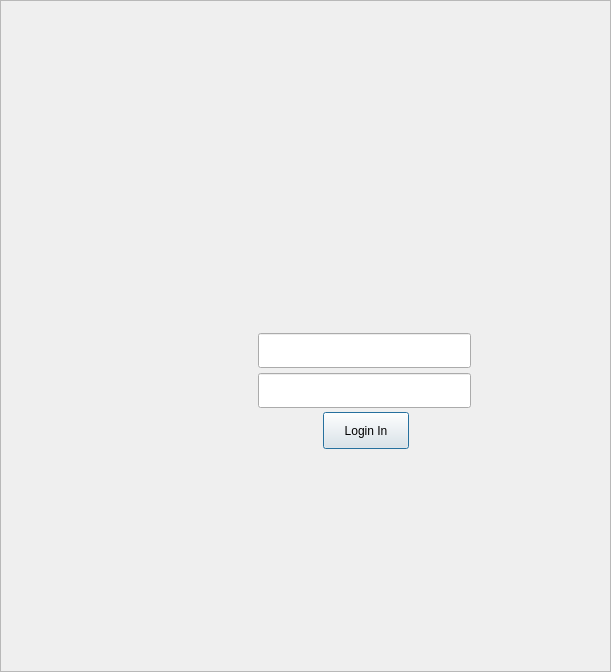
<?xml version="1.0" encoding="UTF-8"?>
<ui version="4.0">
 <class>QmLoginDialog</class>
 <widget class="QDialog" name="QmLoginDialog">
  <property name="geometry">
   <rect>
    <x>0</x>
    <y>0</y>
    <width>611</width>
    <height>672</height>
   </rect>
  </property>
  <property name="maximumSize">
   <size>
    <width>611</width>
    <height>16777215</height>
   </size>
  </property>
  <property name="windowTitle">
   <string>QmLoginDialog</string>
  </property>
  <layout class="QVBoxLayout" name="verticalLayout">
   <property name="spacing">
    <number>0</number>
   </property>
   <property name="leftMargin">
    <number>0</number>
   </property>
   <property name="topMargin">
    <number>0</number>
   </property>
   <property name="rightMargin">
    <number>0</number>
   </property>
   <property name="bottomMargin">
    <number>0</number>
   </property>
   <item>
    <widget class="QFrame" name="mainFrame">
     <property name="minimumSize">
      <size>
       <width>611</width>
       <height>672</height>
      </size>
     </property>
     <property name="maximumSize">
      <size>
       <width>611</width>
       <height>672</height>
      </size>
     </property>
     <property name="styleSheet">
      <string notr="true">#mainFrame {
	border-image: url(:/asserts/icons/login_dialog_background.png);
}</string>
     </property>
     <property name="frameShape">
      <enum>QFrame::StyledPanel</enum>
     </property>
     <property name="frameShadow">
      <enum>QFrame::Raised</enum>
     </property>
     <widget class="QLineEdit" name="editAccount">
      <property name="geometry">
       <rect>
        <x>258</x>
        <y>333</y>
        <width>213</width>
        <height>35</height>
       </rect>
      </property>
      <property name="minimumSize">
       <size>
        <width>213</width>
        <height>35</height>
       </size>
      </property>
      <property name="maximumSize">
       <size>
        <width>213</width>
        <height>35</height>
       </size>
      </property>
      <property name="styleSheet">
       <string notr="true">border-image: url(:/asserts/icons/login_dialog_account_background.png);
padding-left: 12px;
font: 10pt &quot;Century Gothic&quot;;</string>
      </property>
     </widget>
     <widget class="QLineEdit" name="editPassword">
      <property name="geometry">
       <rect>
        <x>258</x>
        <y>373</y>
        <width>213</width>
        <height>35</height>
       </rect>
      </property>
      <property name="minimumSize">
       <size>
        <width>213</width>
        <height>35</height>
       </size>
      </property>
      <property name="styleSheet">
       <string notr="true">border-image: url(:/asserts/icons/login_dialog_password_background.png);
padding-left: 12px;
font: 10pt &quot;Century Gothic&quot;;</string>
      </property>
      <property name="echoMode">
       <enum>QLineEdit::Password</enum>
      </property>
     </widget>
     <widget class="QLabel" name="lblAvatar">
      <property name="geometry">
       <rect>
        <x>134</x>
        <y>348</y>
        <width>82</width>
        <height>82</height>
       </rect>
      </property>
      <property name="minimumSize">
       <size>
        <width>82</width>
        <height>82</height>
       </size>
      </property>
      <property name="maximumSize">
       <size>
        <width>82</width>
        <height>82</height>
       </size>
      </property>
      <property name="text">
       <string/>
      </property>
     </widget>
     <widget class="QPushButton" name="pushButton">
      <property name="geometry">
       <rect>
        <x>323</x>
        <y>412</y>
        <width>86</width>
        <height>37</height>
       </rect>
      </property>
      <property name="styleSheet">
       <string notr="true">QPushButton {
	border-image: url(:/asserts/icons/login_dialog_button_normal.png);
	font: 9pt &quot;Century Gothic&quot;;
}
QPushButton:hover {
	border-image: url(:/asserts/icons/login_dialog_button_hover.png);
}
QPushButton:pressed {
	border-image: url(:/asserts/icons/login_dialog_button_pressed.png);
}</string>
      </property>
      <property name="text">
       <string>Login In</string>
      </property>
     </widget>
    </widget>
   </item>
  </layout>
 </widget>
 <layoutdefault spacing="6" margin="11"/>
 <resources>
  <include location="icons.qrc"/>
 </resources>
 <connections/>
</ui>
